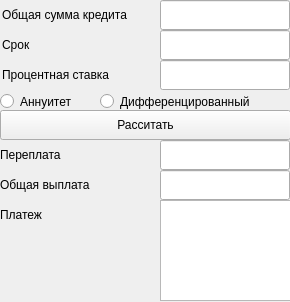
<?xml version="1.0" encoding="UTF-8"?>
<ui version="4.0">
 <class>credit</class>
 <widget class="QWidget" name="credit">
  <property name="geometry">
   <rect>
    <x>0</x>
    <y>0</y>
    <width>290</width>
    <height>302</height>
   </rect>
  </property>
  <property name="windowTitle">
   <string>Form</string>
  </property>
  <widget class="QLineEdit" name="lineEdit_sum">
   <property name="geometry">
    <rect>
     <x>160</x>
     <y>0</y>
     <width>130</width>
     <height>30</height>
    </rect>
   </property>
   <property name="text">
    <string/>
   </property>
  </widget>
  <widget class="QLineEdit" name="lineEdit_term">
   <property name="geometry">
    <rect>
     <x>160</x>
     <y>30</y>
     <width>130</width>
     <height>30</height>
    </rect>
   </property>
   <property name="text">
    <string/>
   </property>
  </widget>
  <widget class="QLineEdit" name="lineEdit_rate">
   <property name="geometry">
    <rect>
     <x>160</x>
     <y>60</y>
     <width>130</width>
     <height>30</height>
    </rect>
   </property>
   <property name="text">
    <string/>
   </property>
  </widget>
  <widget class="QRadioButton" name="radioButton_an">
   <property name="geometry">
    <rect>
     <x>0</x>
     <y>90</y>
     <width>100</width>
     <height>23</height>
    </rect>
   </property>
   <property name="text">
    <string>Аннуитет</string>
   </property>
  </widget>
  <widget class="QRadioButton" name="radioButton_dif">
   <property name="geometry">
    <rect>
     <x>100</x>
     <y>90</y>
     <width>200</width>
     <height>23</height>
    </rect>
   </property>
   <property name="text">
    <string>Дифференцированный</string>
   </property>
  </widget>
  <widget class="QPushButton" name="pushButton_calc">
   <property name="geometry">
    <rect>
     <x>0</x>
     <y>110</y>
     <width>291</width>
     <height>30</height>
    </rect>
   </property>
   <property name="text">
    <string>Расситать</string>
   </property>
  </widget>
  <widget class="QLineEdit" name="lineEdit_overpay">
   <property name="geometry">
    <rect>
     <x>160</x>
     <y>140</y>
     <width>130</width>
     <height>30</height>
    </rect>
   </property>
   <property name="text">
    <string/>
   </property>
  </widget>
  <widget class="QLineEdit" name="lineEdit_total">
   <property name="geometry">
    <rect>
     <x>160</x>
     <y>170</y>
     <width>130</width>
     <height>30</height>
    </rect>
   </property>
   <property name="text">
    <string/>
   </property>
  </widget>
  <widget class="QLabel" name="label">
   <property name="geometry">
    <rect>
     <x>0</x>
     <y>200</y>
     <width>140</width>
     <height>30</height>
    </rect>
   </property>
   <property name="text">
    <string>Платеж</string>
   </property>
  </widget>
  <widget class="QLabel" name="label_2">
   <property name="geometry">
    <rect>
     <x>0</x>
     <y>140</y>
     <width>140</width>
     <height>30</height>
    </rect>
   </property>
   <property name="text">
    <string>Переплата</string>
   </property>
  </widget>
  <widget class="QLabel" name="label_3">
   <property name="geometry">
    <rect>
     <x>0</x>
     <y>170</y>
     <width>140</width>
     <height>30</height>
    </rect>
   </property>
   <property name="text">
    <string>Общая выплата</string>
   </property>
  </widget>
  <widget class="QLabel" name="label_4">
   <property name="geometry">
    <rect>
     <x>2</x>
     <y>0</y>
     <width>161</width>
     <height>30</height>
    </rect>
   </property>
   <property name="text">
    <string>Общая сумма кредита</string>
   </property>
  </widget>
  <widget class="QLabel" name="label_5">
   <property name="geometry">
    <rect>
     <x>2</x>
     <y>30</y>
     <width>140</width>
     <height>30</height>
    </rect>
   </property>
   <property name="text">
    <string>Срок</string>
   </property>
  </widget>
  <widget class="QLabel" name="label_6">
   <property name="geometry">
    <rect>
     <x>2</x>
     <y>60</y>
     <width>140</width>
     <height>30</height>
    </rect>
   </property>
   <property name="text">
    <string>Процентная ставка</string>
   </property>
  </widget>
  <widget class="QTableWidget" name="tableWidget">
   <property name="geometry">
    <rect>
     <x>160</x>
     <y>200</y>
     <width>131</width>
     <height>101</height>
    </rect>
   </property>
  </widget>
 </widget>
 <resources/>
 <connections/>
</ui>
